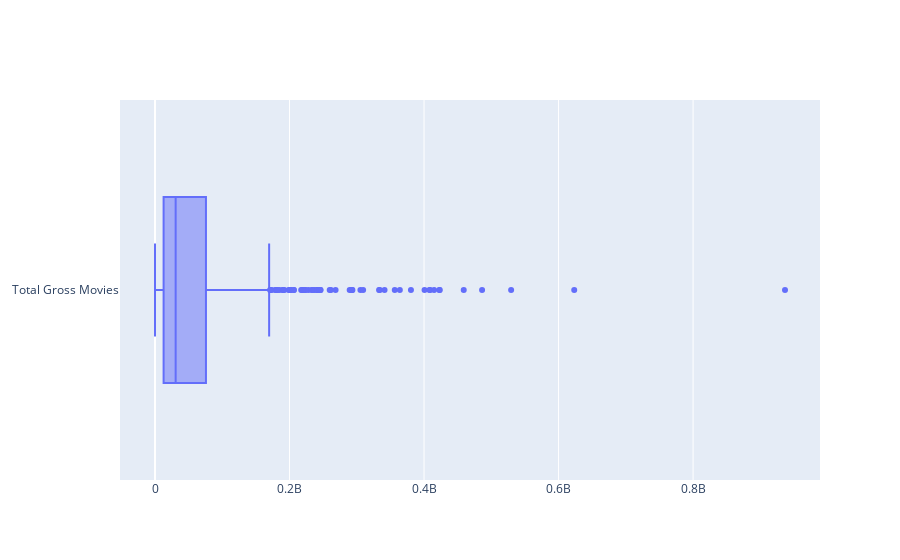

Write notebook code for a chart like this one.
### Code cell
# Boxplot with Plotly

trace0 = go.Box(x=df['total_gross'], name='Total Gross Movies')

data = [trace0]
iplot(data)

### Figure 1 — Plotly figure (JSON) as saved in the notebook; plotly's stock layout.template omitted (floating-point values rounded to 4 significant figures; data arrays with more than 128 entries replaced by an {"elided": "..."} marker saying what was removed)
{"data": [{"name": "Total Gross Movies", "type": "box", "x": {"elided": "579 int values"}}], "layout": {}}
